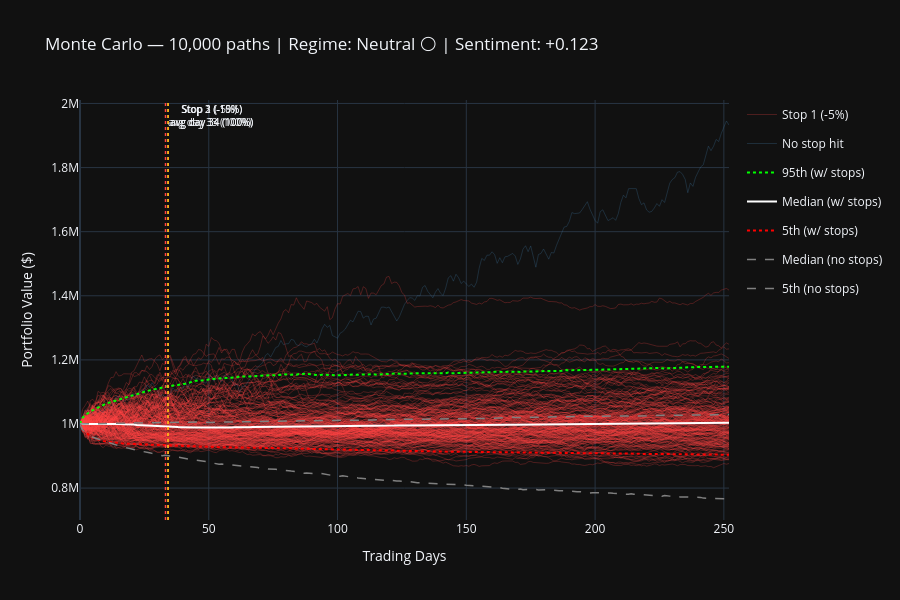

The code cell stored with this chart in its notebook:
### Markdown cell above
---
## Phase 4 — Regime-Aware Monte Carlo with Trailing Stops

Each path is simulated via GBM, then the **3-tranche trailing stop engine** runs in real time:
- Tracks the **running peak** of the in-market portion.
- When the drawdown from that peak breaches a stop level, that tranche is **locked in as cash**.
- The remaining position keeps compounding.

The chart shows:
- 200 sample paths, **coloured by which stop was last triggered** (or none).
- Percentile bands for paths **with** and **without** stops.
- Vertical dashed lines at the **average trigger day** for each stop.

### Code cell
# ── Regime parameters ─────────────────────────────────────────────────────
REGIME_PARAMS = {
    'Bull 🟢':    {'drift':  0.12/252, 'vol': 0.12/np.sqrt(252)},
    'Neutral ⚪': {'drift':  0.04/252, 'vol': 0.18/np.sqrt(252)},
    'Bear 🔴':    {'drift': -0.08/252, 'vol': 0.28/np.sqrt(252)},
}

regime    = REGIME_PARAMS.get(current_regime, REGIME_PARAMS['Neutral ⚪'])
drift     = regime['drift'] + portfolio_sentiment * 0.0002  # sentiment nudge
vol       = regime['vol']

np.random.seed(42)

# ── Generate raw GBM paths ────────────────────────────────────────────────
shocks  = np.random.normal(0, 1, (HORIZON, N_PATHS))
log_ret = (drift - 0.5*vol**2) + vol*shocks      # shape (HORIZON, N_PATHS)
daily_rets = np.exp(log_ret)                       # multiplicative returns

# Paths without stops
paths_raw = np.vstack([
    np.full(N_PATHS, float(PORT_VAL)),
    PORT_VAL * np.exp(np.cumsum(log_ret, axis=0))
])  # shape (HORIZON+1, N_PATHS)

# ── Trailing stop engine ──────────────────────────────────────────────────
stops_sorted = sorted(STOPS, key=lambda s: s['level'])  # most negative first

in_market    = np.full(N_PATHS, float(PORT_VAL))
cash         = np.zeros(N_PATHS)
peak         = np.full(N_PATHS, float(PORT_VAL))

triggered    = [np.zeros(N_PATHS, dtype=bool) for _ in stops_sorted]
trigger_day  = [np.full(N_PATHS, -1)          for _ in stops_sorted]

paths_stopped = np.zeros((HORIZON+1, N_PATHS))
paths_stopped[0] = PORT_VAL

for day in range(1, HORIZON+1):
    in_market *= daily_rets[day-1]
    peak       = np.maximum(peak, in_market)
    drawdown   = np.where(peak > 0, (in_market - peak) / peak, 0.0)

    for i, stop in enumerate(stops_sorted):
        fire = (~triggered[i]) & (drawdown <= stop['level'])
        if fire.any():
            locked         = stop['exit_fraction'] * in_market[fire]
            cash[fire]    += locked
            in_market[fire]-= locked
            triggered[i][fire]   = True
            trigger_day[i][fire] = day

    paths_stopped[day] = in_market + cash

# ── Stats ─────────────────────────────────────────────────────────────────
final_raw     = paths_raw[-1]
final_stopped = paths_stopped[-1]

var95_raw     = np.percentile(final_raw,     5)
var95_stopped = np.percentile(final_stopped, 5)

days = np.arange(HORIZON + 1)
pct  = lambda arr, q: np.percentile(arr, q, axis=1)

# ── Plot ──────────────────────────────────────────────────────────────────
# Colour key: which was the LAST stop triggered per path (0=none,1,2,3)
last_stop = np.zeros(N_PATHS, dtype=int)
for i in range(len(stops_sorted)):
    last_stop[triggered[i]] = i + 1

STOP_COLOURS = {0: 'steelblue', 1: '#f0e68c', 2: '#ffa500', 3: '#ff4444'}
STOP_NAMES   = {0: 'No stop hit',
                **{i+1: stops_sorted[i]['label'] for i in range(len(stops_sorted))}}

fig = go.Figure()

sample_idx = np.random.choice(N_PATHS, 200, replace=False)
already_labeled = set()
for i in sample_idx:
    grp  = last_stop[i]
    name = STOP_NAMES[grp]
    show = name not in already_labeled
    already_labeled.add(name)
    fig.add_trace(go.Scatter(
        x=days, y=paths_stopped[:, i],
        line=dict(width=0.5, color=STOP_COLOURS[grp]),
        name=name, legendgroup=name, showlegend=show,
        opacity=0.5
    ))

# Percentile bands — with stops
for q, col, dash, lbl in [(95,'lime','dot','95th (w/ stops)'),
                           (50,'white','solid','Median (w/ stops)'),
                           (5,'red','dot','5th (w/ stops)')]:
    fig.add_trace(go.Scatter(x=days, y=pct(paths_stopped, q),
                             line=dict(color=col, width=2, dash=dash),
                             name=lbl))

# Percentile bands — without stops (dashed grey)
for q, lbl in [(50,'Median (no stops)'), (5,'5th (no stops)')]:
    fig.add_trace(go.Scatter(x=days, y=pct(paths_raw, q),
                             line=dict(color='grey', width=1.5, dash='dash'),
                             name=lbl))

# Vertical lines for average trigger days
for i, stop in enumerate(stops_sorted):
    fired = triggered[i]
    if fired.any():
        avg_day = trigger_day[i][fired].mean()
        pct_hit = fired.mean()
        fig.add_vline(x=avg_day, line_dash='dot',
                      line_color=STOP_COLOURS[i+1], line_width=1.5,
                      annotation_text=f"{stop['label']}<br>avg day {avg_day:.0f} ({pct_hit:.0%})",
                      annotation_font_size=10)

fig.update_layout(
    title=f'Monte Carlo — {N_PATHS:,} paths | Regime: {current_regime} | Sentiment: {portfolio_sentiment:+.3f}',
    xaxis_title='Trading Days', yaxis_title='Portfolio Value ($)',
    template='plotly_dark', height=600
)
fig.show()

# ── Summary ───────────────────────────────────────────────────────────────
print(f'\n📉 1-Year Risk Summary (regime: {current_regime})')
print(f'{"":30}  {"No stops":>14}  {"With stops":>14}')
print('  ' + '─'*62)
for label, raw_q, stp_q in [('Median final value', 50, 50),
                              ('95th pct', 95, 95),
                              ('5th  pct', 5, 5)]:
    print(f'  {label:30}  ${np.percentile(final_raw,raw_q):>12,.0f}  '
          f'${np.percentile(final_stopped,stp_q):>12,.0f}')
print(f'  {"VaR 95%":30}  '
      f'${PORT_VAL-var95_raw:>12,.0f}  ${PORT_VAL-var95_stopped:>12,.0f}')

print('\n📊 Trailing stop trigger rates:')
for i, stop in enumerate(stops_sorted):
    fired = triggered[i]
    if fired.any():
        avg_d = trigger_day[i][fired].mean()
        print(f"  {stop['label']:20}  triggered in {fired.mean():.1%} of paths  "              f"| avg day {avg_d:.0f}")
    else:
        print(f"  {stop['label']:20}  never triggered")
